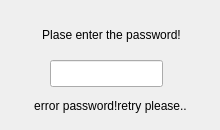
<?xml version="1.0" encoding="UTF-8"?>
<ui version="4.0">
 <class>PswDialog</class>
 <widget class="QDialog" name="PswDialog">
  <property name="geometry">
   <rect>
    <x>0</x>
    <y>0</y>
    <width>220</width>
    <height>130</height>
   </rect>
  </property>
  <property name="windowTitle">
   <string>Dialog</string>
  </property>
  <property name="styleSheet">
   <string notr="true"/>
  </property>
  <widget class="QLabel" name="label">
   <property name="geometry">
    <rect>
     <x>16</x>
     <y>19</y>
     <width>191</width>
     <height>31</height>
    </rect>
   </property>
   <property name="text">
    <string>Plase enter the password!</string>
   </property>
   <property name="alignment">
    <set>Qt::AlignCenter</set>
   </property>
  </widget>
  <widget class="QLineEdit" name="lineEdit">
   <property name="geometry">
    <rect>
     <x>50</x>
     <y>60</y>
     <width>113</width>
     <height>27</height>
    </rect>
   </property>
   <property name="maxLength">
    <number>6</number>
   </property>
   <property name="echoMode">
    <enum>QLineEdit::Password</enum>
   </property>
  </widget>
  <widget class="QLabel" name="label_2">
   <property name="geometry">
    <rect>
     <x>10</x>
     <y>90</y>
     <width>201</width>
     <height>31</height>
    </rect>
   </property>
   <property name="styleSheet">
    <string notr="true">color: rgb(0, 0, 0);</string>
   </property>
   <property name="text">
    <string>error password!retry please..</string>
   </property>
   <property name="alignment">
    <set>Qt::AlignCenter</set>
   </property>
  </widget>
 </widget>
 <resources/>
 <connections/>
</ui>
